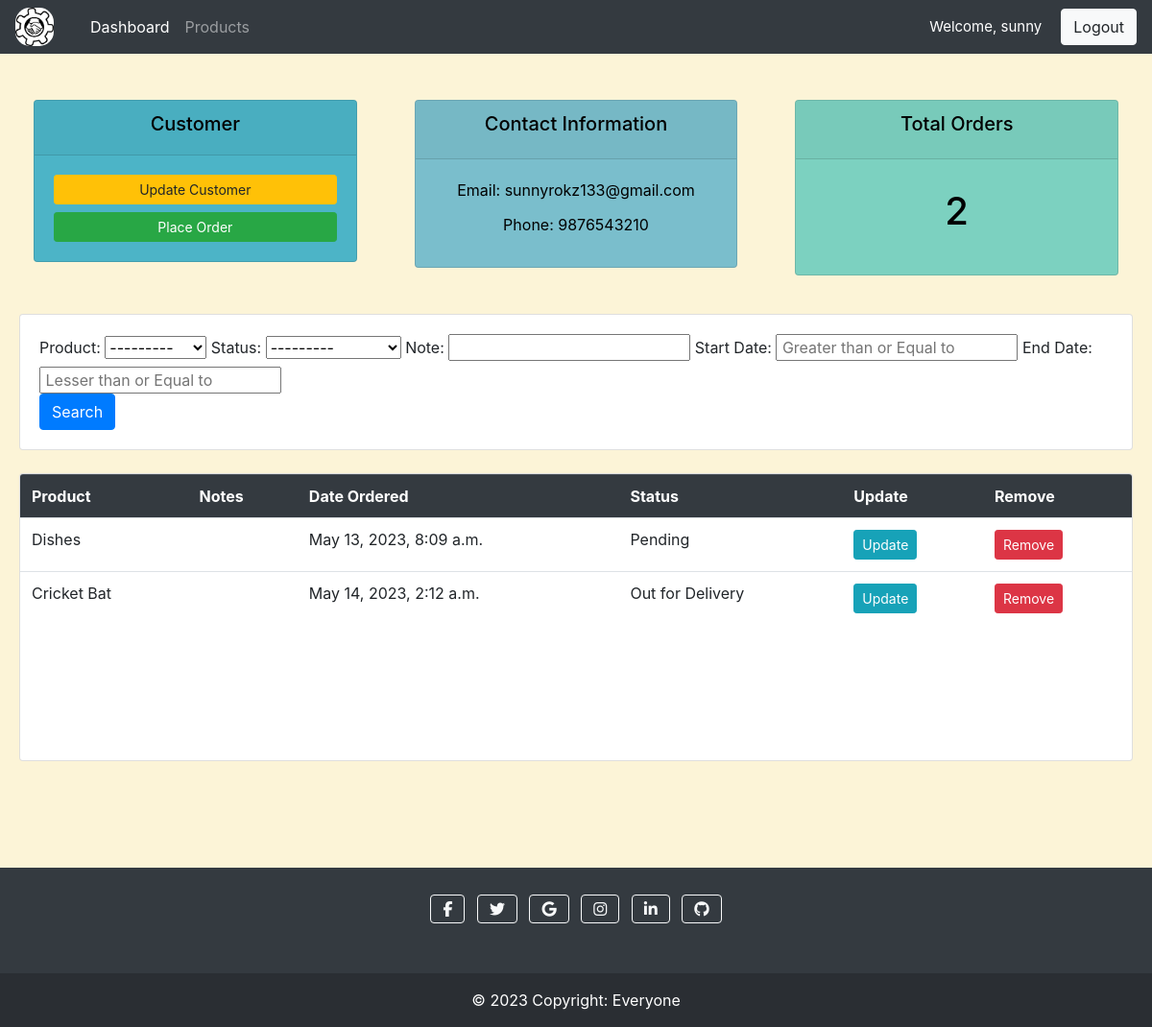
The app's page /customer/1/ (signed in) with its own data.
### accounts/models.py (models this page shows, shortened)
class Customer(models.Model):
    user= models.OneToOneField(User, null= True,blank= True,on_delete=models.CASCADE)
    name= models.CharField(max_length=200, null= True)
    phone= models.CharField(max_length=200, null= True)
    email= models.CharField(max_length=200, null= True)
    profile_pic= models.ImageField(null=True, blank=True)
    date_created= models.DateTimeField(auto_now_add=True, null= True)

class Order(models.Model):
    STATUS=(
            ('Pending', 'Pending'),
            ('Out for Delivery', 'Out for Delivery'),
            ('Delivered', 'Delivery')
        )
    customer= models.ForeignKey(Customer, on_delete=models.SET_NULL, null=True)
    product= models.ForeignKey(Product, on_delete= models.SET_NULL, null=True)
    date_created= models.DateTimeField(auto_now_add=True, null= True)
    status= models.CharField(max_length=200, null= True, choices=STATUS)
    note= models.TextField(max_length=1000, null= True, blank=True)

class Product(models.Model):
    CATEGORY=(
            ('Indoor','Indoor'),
            ('Outdoor', 'Outdoor')
         )
    name= models.CharField(max_length=200, null= True)
    price= models.FloatField(null=True)
    category= models.CharField(max_length=200, null= True, choices=CATEGORY)
    description= models.CharField(max_length=200, null= True, blank= True)
    date_created= models.DateTimeField(auto_now_add=True, null= True)
    tag= models.ManyToManyField(Tag)
    def __str__(self):
        return self.name

### accounts/decorators.py (the view)
        def wrapper_func(request, *args, **kwargs):
            group= None
            if(request.user.groups.exists()):
                group= request.user.groups.all()[0].name
            if group in allowed_roles:
                return view_func(request, *args, **kwargs)
            else:
                return HttpResponse("You are visiting a Restriced Page")

### accounts/views.py (called while the page is built)
@login_required(login_url='login')
@allowed_user(allowed_roles=['admin'])
def customer(request, primary_key):
    customer= Customer.objects.get(id=primary_key)
    orders= customer.order_set.all()
    orders_count= orders.count()
    myFilter= FilterOrder(request.GET, queryset=orders)
    orders= myFilter.qs
    context= {'customer': customer,'orders':orders ,'orders_count': orders_count, 'myFilter':myFilter}
    return render(request, 'accounts/customer.html', context)

### accounts/templates/accounts/customer.html
{% extends 'accounts/main.html' %}
{% block content %}
    <br>
    <div class="row" style="margin-right: 5px; margin-left: 5px;">
        <div class="col">
            <div class="col-md">
                <div class="card text-center text-white mb-3" id="total-orders">
                    <div class="card-header">
                        <h5 class"card-title" style="color:black;">Customer</h5>
                    </div>
                    <div class="card-body">
                        <a href="" class="btn btn-warning btn-sm btn-block">Update Customer</a>
                        <a href="{% url 'create_order' customer.id %}" class="btn btn-success btn-sm btn-block">Place Order</a>
                    </div>
                </div>
            </div>
        </div>
        <div class="col">
            <div class="col-md">
                <div class="card text-center text-white mb-3" id="orders-delivered">
                    <div class="card-header">
                        <h5 class="card-title" style="color:black;">Contact Information</h5>
                    </div>
                    <div class="card-body">
                        <p class="card-title" style="color:black;">Email: {{customer.email}}</p>
                    <p class="card-title" style="color:black;">Phone: {{customer.phone}}</p>
                    </div>
                </div>
            </div>
        </div>
        <div class="col">
            <div class="col-md">
                <div class="card text-center text-white mb-3" id="orders-pending">
                    <div class="card-header">
                        <h5 class="card-title" style="color:black;">Total Orders</h5>
                    </div>
                    <div class="card-body" >
                        <h1 class="card-title" style="text-align: center; padding: 10px; color:black">{{orders_count}}</h1>
                    </div>
                </div>
            </div>
        </div>
    </div>
    <br>
    <div class="row" style="margin-right: 5px; margin-left: 5px;">
        <div class="col">
            <div class="card card-body">
                <div class="form-outline">
                    <form method="get" class="p-20">
                        <div class="form group">
                            {{myFilter.form}}
                        </div>
                        <button class="btn btn-primary " type="submit">Search</button>
                    </form>
                </div>
            </div>
        </div>
    </div>
    <br>
    <div class="row" style="margin-right: 5px; margin-left: 5px;">
        <div class="col-md">
            <div class="card p-0 justify-content-evenly" style="height:300px; overflow:scroll;">
                <table class="table">
                    <tr class="thead-dark" style="position: sticky; top: 0; z-index: 10;">
                        <th>Product</th>
                        <th>Notes</th>
                        <th>Date Ordered</th>
                        <th>Status</th>
                        <th>Update</th>
                        <th>Remove</th>
                    </tr>
                    {% for i in orders %}
                        <tr>
                            <td>{{i.product}}</td>
                            <td style="max-width: 500px;">{{i.note}}</td>
                            <td>{{i.date_created}}</td>
                            <td>{{i.status}}</td>
                            <td><a class="btn btn-info btn-sm" href="{% url 'update_order' i.id %}">Update</a></td>
                            <td><a class="btn btn-danger btn-sm" href="{% url 'delete_order' i.id %}">Remove</a></td>
                        </tr>
                    {% endfor %}
                </table>
            </div>
        </div>
    </div>
{% endblock content %}

### accounts/templates/accounts/navbar.html (shortened to what this page needs)
{% load static %}
<dark class="navbar navbar-expand-lg navbar-dark bg-dark">
    <img src="{% static '/images/icon.png' %}" style="width:40px; border-radius:15px; margin-right:30px;"></img>
    <div class="collapse navbar-collapse" id="navbarNav">
      <ul class="navbar-nav">
        {% if request.user.is_staff %}
          <li class="nav-item active">
            <a class="nav-link" href="{% url 'home' %}">Dashboard</a>
          </li>
          <li class="nav-item">
            <a class="nav-link" href="{% url 'products' %}">Products</a>
          </li>
        {% else %}
        <li class="nav-item">
          <a class="nav-link" href="{% url 'account' %}">Account</a>
        </li>
        {% endif %}
      </ul>
    </div>
    <span id="hello-msg">Welcome, {{request.user}}</span>
    <span><a href="{% url 'logout' %}" class="btn btn-light" >Logout</a></span>
  </dark>

### accounts/static/css/main.css (style rules this page uses)
#total-orders { background-color: #4cb4c7; }
#orders-delivered { background-color: #7abecc; }
#orders-pending { background-color: #7cd1c0; }

### accounts/templates/accounts/main.html (style rules this page uses)
* { margin: 0; padding: 0; box-sizing: border-box; }
body { background-color: #fcf4d7; }

### accounts/templates/accounts/navbar.html (style rules this page uses)
#hello-msg { color: #fff; padding-right: 20px; font-size: 15px; }

### records on screen
Customer: email "sunnyrokz133@gmail.com", phone "9876543210"
Order: product "Dishes", date_created "May 13, 2023, 8:09 a.m.", status "Pending"
Order: product "Cricket Bat", date_created "May 14, 2023, 2:12 a.m.", status "Out for Delivery"

### other values on screen
{{ request.user }} "sunny"
{{ orders_count }} "2"
